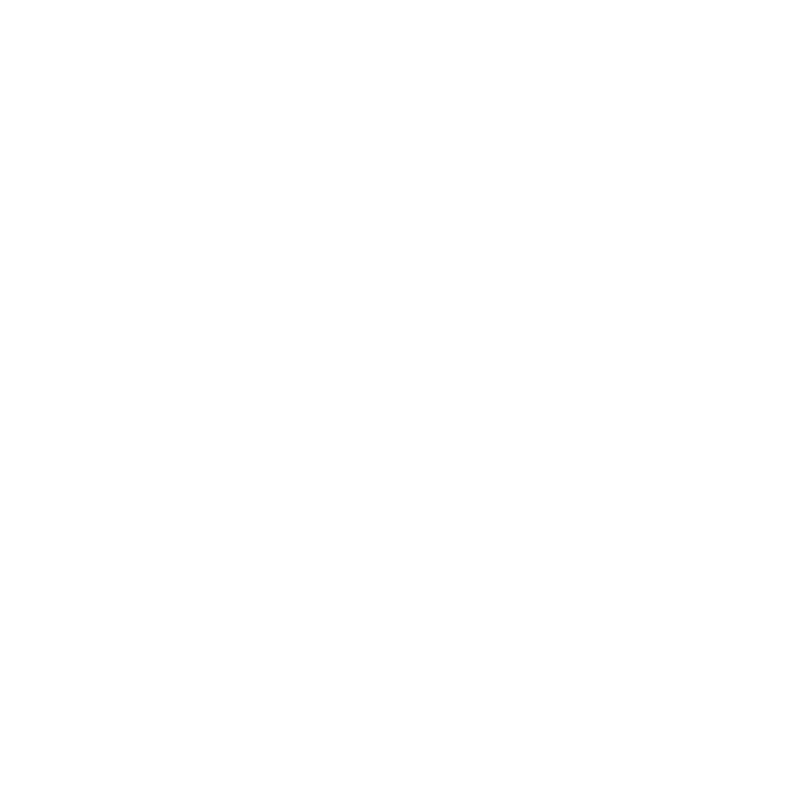
Frame 1 (no input)
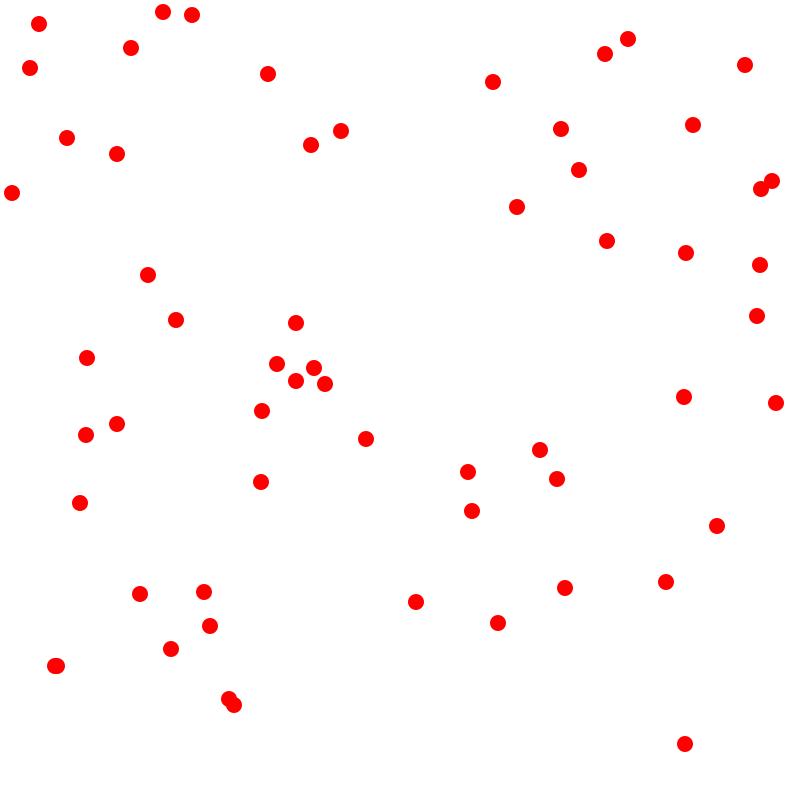
Frame 60 (the mouse pressed at the canvas centre just before this capture)
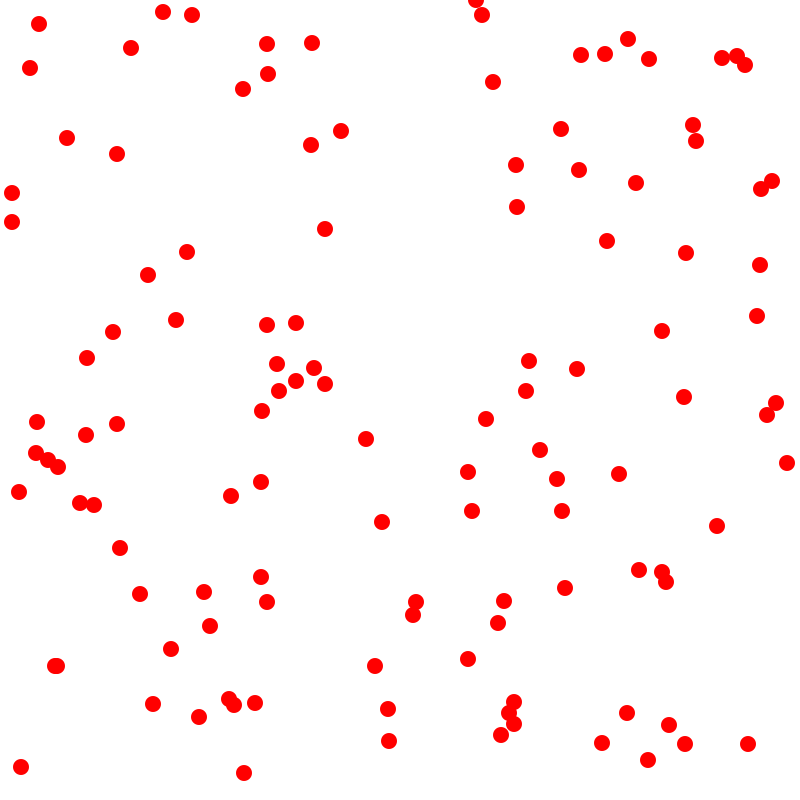
Frame 120 (the mouse held since frame 60 and released just before this capture)

The Processing sketch that drew these frames (run headless with seeded random() and noise(); from frame 60 on, the mouse is pressed at the canvas centre):

// Processing sketch: dot
// ── dot.pde
ArrayList<RedDot> dots;
static int i = 0;

void setup() {
  size(800, 800);
  dots = new ArrayList<RedDot>();
}

void draw() {
  background(255);
  for (int i = 0; i < dots.size(); i++) {
    dots.get(i).display();
  }

  dots.add(new RedDot(int(random(0, width)), int(random(0, height))));
}

// ── RedDot.pde
public class RedDot { 
  int posX, posY;

  RedDot(int posX, int posY) {
    this.posX = posX;
    this.posY = posY;
  }

  public void display() {
    noStroke();
    fill(255, 0, 0);
    ellipse(posX, posY, 16, 16);
  }
}
